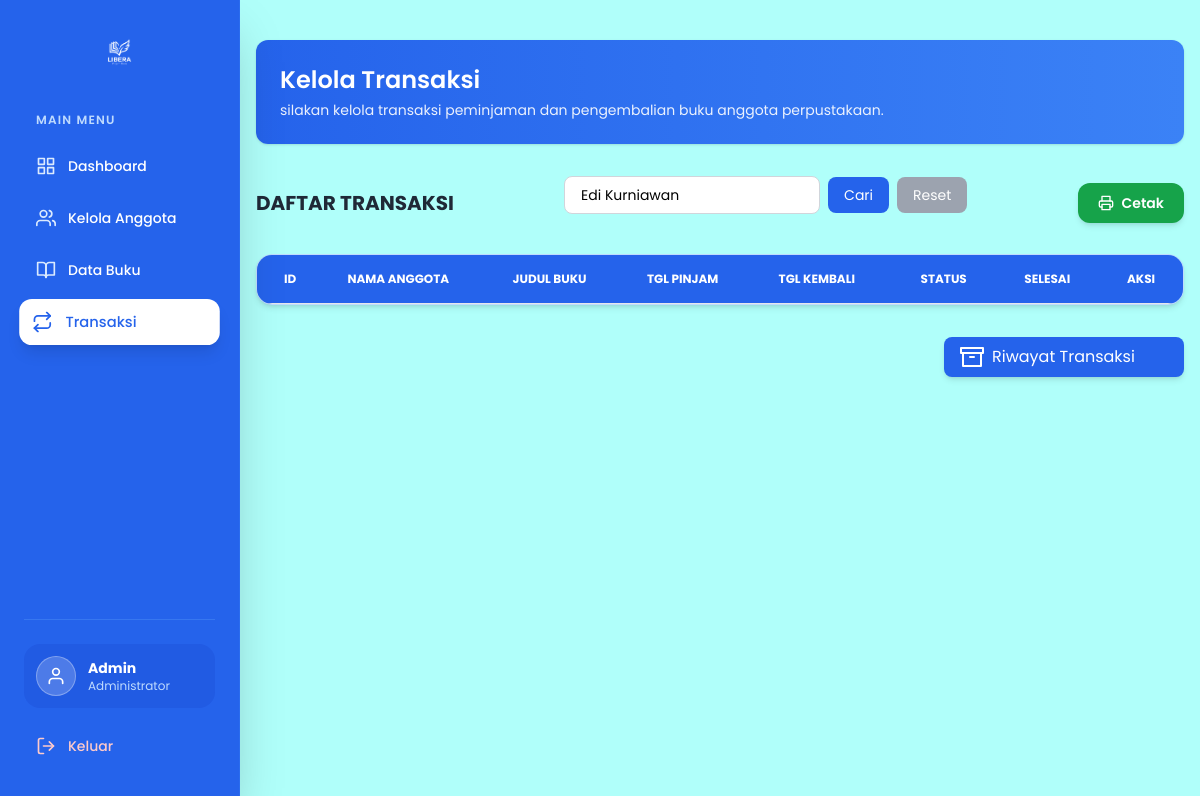
The app's page /Libera/admin/transaksi.php?cari=Edi Kurniawan, older data.
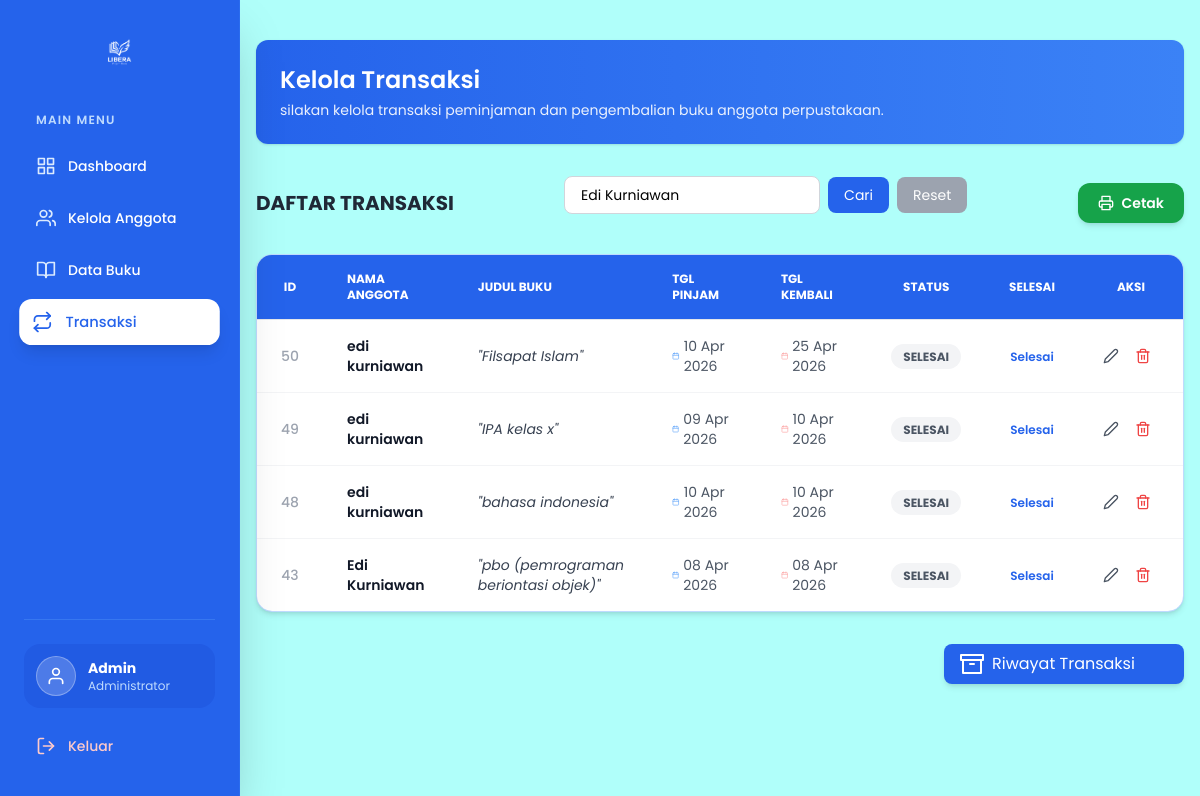
The same page, newer data.
### tables this page shows
CREATE TABLE `transaksi` (
  `id_transaksi` int(11) NOT NULL,
  `id_users` int(11) NOT NULL,
  `nama` varchar(100) NOT NULL,
  `judul_buku` varchar(255) NOT NULL,
  `tanggal_pinjam` date NOT NULL,
  `tanggal_kembali` date NOT NULL,
  `status` enum('menunggu konfirmasi','disetujui','ditolak','selesai') DEFAULT 'menunggu konfirmasi',
  `id_buku` int(11) DEFAULT NULL,
  `total_pinjam` int(11) NOT NULL
);

### Libera/admin/transaksi.php (the view, shortened to what this page needs)
<?php
include '../config/koneksi.php';
$query = "SELECT * FROM users ORDER BY id_users DESC";
$keyword = isset($_GET['cari']) ? trim($_GET['cari']) : "";
if (!empty($keyword)) {
    $keyword = mysqli_real_escape_string($koneksi, $keyword);
    $query = "SELECT * FROM transaksi
              WHERE
                nama LIKE '%$keyword%' OR
                judul_buku LIKE '%$keyword%' OR
                status LIKE '%$keyword%' OR
                tanggal_pinjam LIKE '%$keyword%' OR
                tanggal_kembali LIKE '%$keyword%'
              ORDER BY id_transaksi DESC";
} else {
    $query = "SELECT * FROM transaksi ORDER BY id_transaksi DESC";
}
$result = mysqli_query($koneksi, $query);
?>
<!DOCTYPE html>
<html lang="en">
<head>
    <script src="https://cdn.tailwindcss.com"></script>
</head>
<body class="bg-[#B0FFFA]">
    <?php include 'partials/sidebar.php'; ?>
    <main class="ml-60 p-4 min-h-screen">
        <section>
            <div class="mt-6 bg-gradient-to-r from-blue-600 to-blue-500 p-6 rounded-xl shadow text-white">
                <h2 class="text-2xl font-semibold mb-1">
                    Kelola Transaksi
                </h2>
                <p class="text-sm opacity-90">
                    silakan kelola transaksi peminjaman dan pengembalian buku anggota perpustakaan.
                </p>
            </div>
            <div class="mt-8 flex justify-between items-center mb-6">
                <h2 class="text-xl font-bold text-gray-800">DAFTAR TRANSAKSI</h2>
                <form method="GET" class="mb-4 flex items-center gap-2">
                    <input type="text" name="cari" placeholder="Cari nama buku..."
                        value="<?php echo isset($_GET['cari']) ? htmlspecialchars($_GET['cari']) : ''; ?>"
                        class="px-4 py-2 rounded-lg border border-gray-300 text-sm w-64">
                    <button type="submit" class="px-4 py-2 bg-blue-600 text-white rounded-lg text-sm">
                        Cari
                    </button>
                    <a href="transaksi.php"
                        class="px-4 py-2 bg-gray-400 text-white rounded-lg hover:bg-gray-500 text-sm">
                        Reset
                    </a>
                </form>
                <div class="flex gap-2">
                    <a href="../resources/cetak/cetak_transaksi.php?cari=<?php echo isset($_GET['cari']) ? urlencode($_GET['cari']) : ''; ?>"
                        target="_blank"
                        class="flex items-center gap-2 px-5 py-2.5 bg-green-600 text-white font-semibold rounded-xl hover:bg-green-700 transition-all shadow-md hover:shadow-lg text-sm">
                        <i data-feather="printer" class="w-4 h-4"></i>
                        Cetak
                    </a>
                </div>
            </div>
            <section>
                <div class="mt-4 relative overflow-hidden bg-blue-300 shadow-md rounded-2xl border border-blue-200">
                    <table class="w-full text-sm text-left text-gray-600">
                        <thead class="text-xs uppercase bg-blue-600 text-white border-b border-gray-200">
                            <tr>
                                <th class="px-6 py-4 font-bold text-center">ID</th>
                                <th class="px-6 py-4 font-bold">Nama Anggota</th>
                                <th class="px-6 py-4 font-bold">Judul Buku</th>
                                <th class="px-6 py-4 font-bold">Tgl Pinjam</th>
                                <th class="px-6 py-4 font-bold">Tgl Kembali</th>
                                <th class="px-6 py-4 font-bold text-center">Status</th>
                                <th class="px-6 py-4 font-bold text-center">Selesai</th>
                                <th class="px-6 py-4 font-bold text-center">Aksi</th>
                            </tr>
                        </thead>
                        <tbody class="divide-y divide-gray-100 bg-white">
                            <?php
                            while ($row = mysqli_fetch_assoc($result)) {
                                $status_class = "";
                                if ($row['status'] == 'dipinjam') {
                                    $status_class = "bg-orange-100 text-orange-600";
                                } elseif ($row['status'] == 'kembali') {
                                    $status_class = "bg-green-100 text-green-600";
                                } else {
                                    $status_class = "bg-gray-100 text-gray-600";
                                }
                                ?>
                                <tr class="hover:bg-blue-50/50 transition-colors">
                                    <td class="px-6 py-4 text-center font-medium text-gray-400">
                                        <?php echo $row['id_transaksi']; ?>
                                    </td>
                                    <td class="px-6 py-4">
                                        <div class="font-semibold text-gray-900">
                                            <?php echo isset($row['nama']) ? $row['nama'] : '-'; ?>
                                        </div>
                                    </td>
                                    <td class="px-6 py-4">
                                        <div class="text-gray-700 italic">"<?php echo $row['judul_buku']; ?>"</div>
                                    </td>
                                    <td class="px-6 py-4">
                                        <span class="flex items-center gap-1">
                                            <i data-feather="calendar" class="w-3 h-3 text-blue-400"></i>
                                            <?php echo date('d M Y', strtotime($row['tanggal_pinjam'])); ?>
                                        </span>
                                    </td>
                                    <td class="px-6 py-4">
                                        <span class="flex items-center gap-1">
                                            <i data-feather="calendar" class="w-3 h-3 text-red-300"></i>
                                            <?php echo date('d M Y', strtotime($row['tanggal_kembali'])); ?>
                                        </span>
                                    </td>
                                    <td class="px-6 py-4 text-center">
                                        <span
                                            class="px-3 py-1 rounded-full text-xs font-bold uppercase <?php echo $status_class; ?>">
                                            <?php echo $row['status']; ?>
                                        </span>
                                    </td>
                                    <td class="px-6 py-4 text-center">
                                        <?php if ($row['status'] != 'selesai') { ?>
                                            <a href="../aksi/aksi_selesai.php?id=<?php echo $row['id_transaksi']; ?>"
                                                onclick="return confirm('Tandai sebagai selesai?')"
                                                class="px-3 py-1 bg-blue-500 text-white rounded-lg text-xs hover:bg-blue-600">
                                                Selesai
                                            </a>
                                        <?php } else { ?>
                                            <span class="text-blue-600 font-semibold text-xs">Selesai</span>
                                        <?php } ?>
                                    </td>
                                    <td class="px-6 py-4">
                                        <div class="flex items-center justify-center gap-2">
                                            <a href="edit_transaksi.php?id_transaksi=<?php echo $row['id_transaksi']; ?>
                                            class=" p-2 text-blue-600 hover:bg-blue-100 rounded-lg transition-all"
                                                title="Edit Transaksi">
                                                <i data-feather="edit-2" class="w-4 h-4"></i>
                                            </a>
                                            <a href="../aksi/aksi_hapus_transaksi.php?id_transaksi=<?php echo $row['id_transaksi']; ?>
                                            onclick=" return confirm('Yakin ingin menghapus data transaksi ini?')"
                                                class="p-2 text-red-500 hover        :bg-red-50 rounded-lg transition-all"
                                                title="Hapus">
                                                <i data-feather="trash-2" class="w-4 h-4"></i>
                                            </a>
                                        </div>
                                    </td>
                                </tr>
                                <?php
                            }
                            ?>
                        </tbody>
                    </table>
                </div>
                <d class="justify-end">
                    <a href="transaksi_selesai.php"
                        class="mt-8 w-60 p-4 flex items-center gap-2 px-4 py-2 bg-blue-600 text-white rounded-lg hover:bg-blue-700 text-x ml-auto transition-all shadow-md hover:shadow-lg">
                        <i data-feather="archive"></i>
                        Riwayat Transaksi
                    </a>
            </section>
    </main>
</body>
</html>

### Libera/admin/partials/sidebar.php (shortened to what this page needs)
<?php
$current_page = basename($_SERVER['PHP_SELF']);
?>
<aside id="default-sidebar" class="fixed top-0 left-0 z-40 w-60 h-screen transition-transform -translate-x-full sm:translate-x-0" aria-label="Sidebar">
    <div class="h-full px-6 py-8 overflow-y-auto bg-blue-600 border-r border-blue-500/30 shadow-2xl flex flex-col">
        <div class="flex items-center justify-center mb-10 px-2">
            <img src="../resources/img/logo.png" alt="Logo Libera" class="h-10 w-auto filter brightness-0 invert">
        </div>
        <nav class="flex-1 space-y-2 font-medium">
            <p class="text-xs font-semibold text-blue-200 uppercase tracking-widest mb-4 px-3">Main Menu</p>
            <a href="../admin/dashboard.php"
               class="flex items-center p-3 text-sm rounded-xl transition-all duration-200 group <?php echo ($current_page == 'dashboard.php') ? 'bg-white text-blue-600 shadow-lg scale-105' : 'text-white hover:bg-blue-500/50 hover:translate-x-1'; ?>">
                <i data-feather="grid" class="w-5 h-5 mr-3 <?php echo ($current_page == 'dashboard.php') ? 'text-blue-600' : 'text-blue-100 group-hover:text-white'; ?>"></i>
                <span>Dashboard</span>
            </a>
            <a href="../admin/kelola_anggota.php"
               class="flex items-center p-3 text-sm rounded-xl transition-all duration-200 group <?php echo ($current_page == 'kelola_anggota.php') ? 'bg-white text-blue-600 shadow-lg scale-105' : 'text-white hover:bg-blue-500/50 hover:translate-x-1'; ?>">
                <i data-feather="users" class="w-5 h-5 mr-3 <?php echo ($current_page == 'kelola_anggota.php') ? 'text-blue-600' : 'text-blue-100 group-hover:text-white'; ?>"></i>
                <span>Kelola Anggota</span>
            </a>
            <a href="../admin/kelola_data_buku.php"
               class="flex items-center p-3 text-sm rounded-xl transition-all duration-200 group <?php echo ($current_page == 'kelola_data_buku.php') ? 'bg-white text-blue-600 shadow-lg scale-105' : 'text-white hover:bg-blue-500/50 hover:translate-x-1'; ?>">
                <i data-feather="book-open" class="w-5 h-5 mr-3 <?php echo ($current_page == 'kelola_data_buku.php') ? 'text-blue-600' : 'text-blue-100 group-hover:text-white'; ?>"></i>
                <span>Data Buku</span>
            </a>
            <a href="../admin/transaksi.php"
               class="flex items-center p-3 text-sm rounded-xl transition-all duration-200 group <?php echo ($current_page == 'transaksi.php') ? 'bg-white text-blue-600 shadow-lg scale-105' : 'text-white hover:bg-blue-500/50 hover:translate-x-1'; ?>">
                <i data-feather="repeat" class="w-5 h-5 mr-3 <?php echo ($current_page == 'transaksi.php') ? 'text-blue-600' : 'text-blue-100 group-hover:text-white'; ?>"></i>
                <span>Transaksi</span>
            </a>
        </nav>
        <div class="mt-auto pt-6 border-t border-blue-400/30">
            <div class="flex items-center p-3 rounded-2xl bg-blue-700/40 mb-4">
                <div class="w-10 h-10 rounded-full bg-white/20 flex items-center justify-center text-white border border-white/30">
                    <i data-feather="user" class="w-5 h-5"></i>
                </div>
                <div class="ml-3 overflow-hidden">
                    <p class="text-sm font-bold text-white truncate"><?php echo $_SESSION['username'] ?? 'Admin'; ?></p>
                    <p class="text-xs text-blue-200 capitalize">Administrator</p>
                </div>
            </div>
            <a href="../logout.php" class="flex items-center p-3 text-sm font-medium text-red-200 rounded-xl hover:bg-red-500/20 hover:text-red-100 transition-all">
                <i data-feather="log-out" class="w-5 h-5 mr-3"></i>
                <span>Keluar</span>
            </a>
        </div>
    </div>
</aside>

### Libera/admin/transaksi.php (style rules this page uses)
body { font-family: 'Poppins', sans-serif; }

Row changes from the older to the newer data that the page shows:
added transaksi: id_transaksi "50", nama "edi kurniawan", judul_buku "Filsapat Islam", tanggal_pinjam "10 Apr 2026", tanggal_kembali "25 Apr 2026", status "SELESAI", shows "Selesai"
added transaksi: id_transaksi "49", nama "edi kurniawan", judul_buku "IPA kelas x", tanggal_pinjam "09 Apr 2026", tanggal_kembali "10 Apr 2026", status "SELESAI", shows "Selesai"
added transaksi: id_transaksi "48", nama "edi kurniawan", judul_buku "bahasa indonesia", tanggal_pinjam "10 Apr 2026", tanggal_kembali "10 Apr 2026", status "SELESAI", shows "Selesai"
added transaksi: id_transaksi "43", nama "Edi Kurniawan", judul_buku "pbo (pemrograman beriontasi objek)", tanggal_pinjam "08 Apr 2026", tanggal_kembali "08 Apr 2026", status "SELESAI", shows "Selesai"
